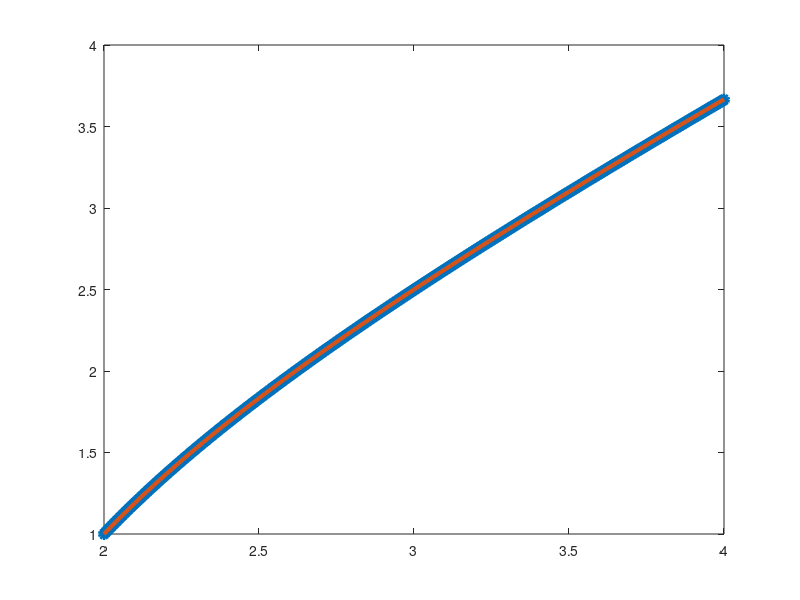

The MATLAB script that drew this image:
% Modified Euler's Method

% Input
a = 2; b = 4; h = 0.005; alpha = 1;
f = @(t, y) 1 + (t - y)^2.;
y = @(t) t + 1/(1 - t);

% Step 1
N = (b-a)/h;
t = zeros(N+1, 1);
w = zeros(N+1, 1);
M = 2; L = 2/3;
t(1) = a; w(1) = alpha;
fprintf('t \t\t\t w \t\t\t y \t\t\t Error \t\t Upper-bound\n')
fprintf('%f \t %f \t %f \t %f \t %f\n', t(1), w(1), y(t(1)), abs(w(1) - y(t(1))), h*M*(exp(L*(t(1) - a)) - 1)/(2*L))

% Step 2
for i = 1:N
    w(i+1) = w(i) + (h/2)*(f(t(i), w(i)) + f(t(i), w(i) + h*f(t(i), w(i))));
    t(i+1) = a + i*h;
    error = abs(y(t(i+1)) - w(i+1));
    error_bound = h*M*(exp(L*(t(i+1) - a)) - 1)/(2*L);
    fprintf('%f \t %f \t %f \t %f \t %f\n', t(i+1), w(i+1), y(t(i)), error, error_bound)
end

% Plot
plot(t, w, 'o', 'LineWidth', 3)

% Also plot the exact solution
hold on
num_plot = 100;
t_plot = zeros(num_plot+1,1);
y_plot = zeros(num_plot+1,1);
h_plot = (b-a)/num_plot;

t_plot(1) = a;
y_plot(1) = y(t(1));

for i = 1:num_plot
    t_plot(i+1) = a + i*h_plot;
    y_plot(i+1) = y(t_plot(i+1));
end

plot(t_plot, y_plot, 'LineWidth', 3);
